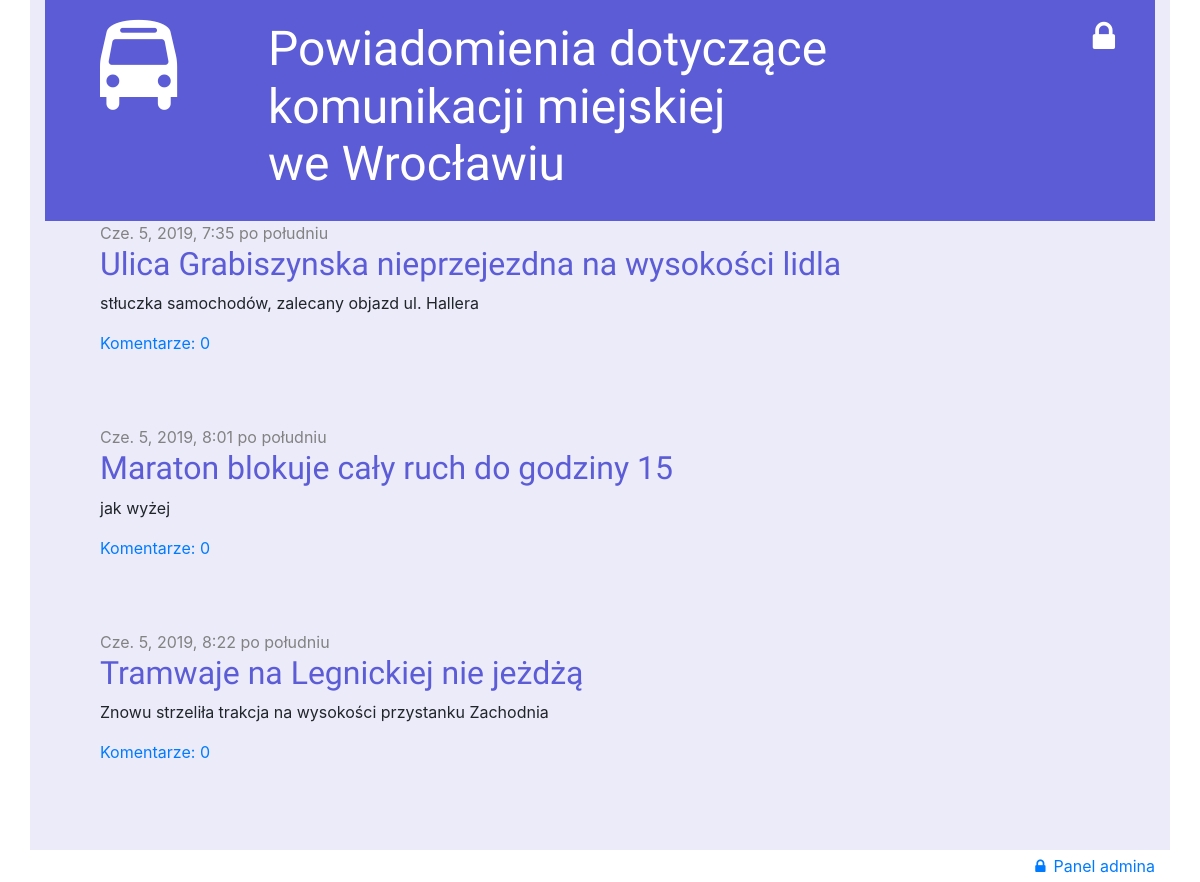
/, run on an earlier commit of the app's database.
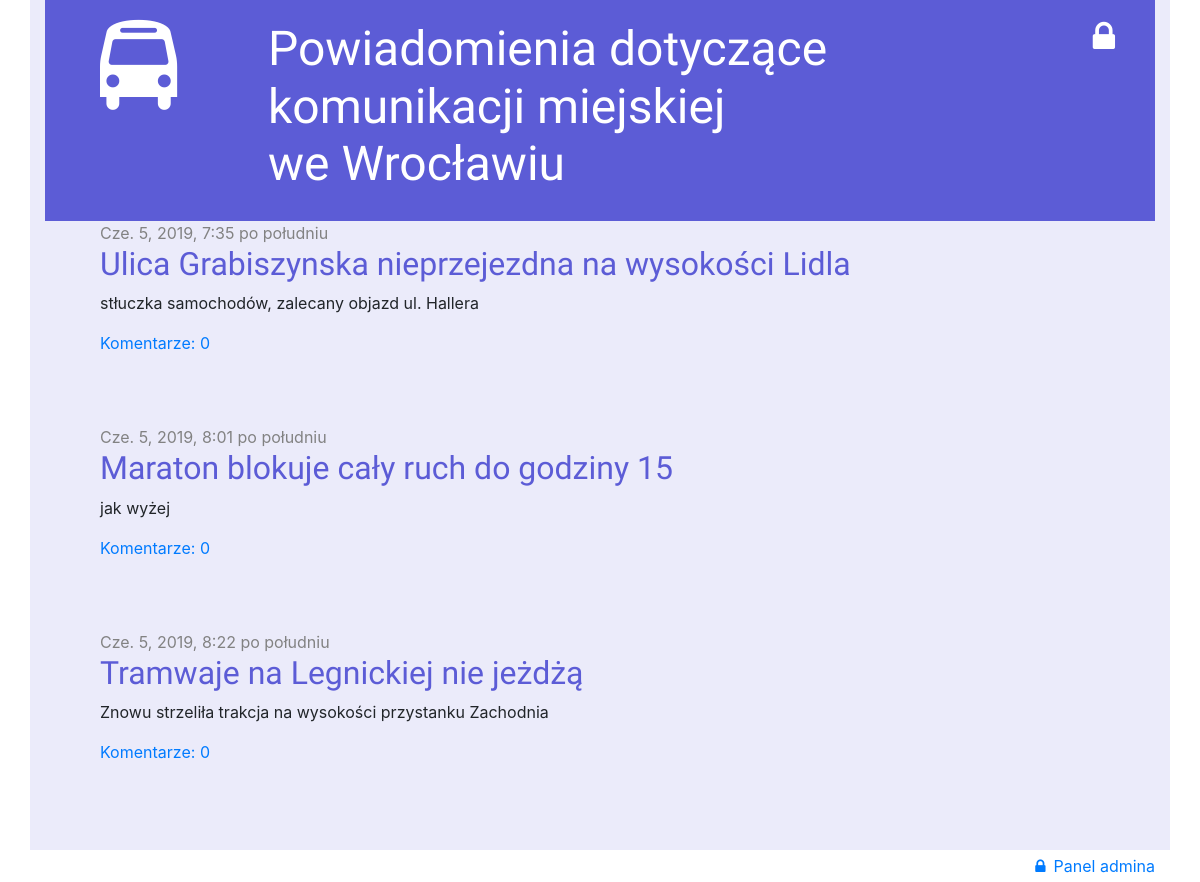
And on a later commit of the database.
### informant/models.py (models this page shows, shortened)
class Post(models.Model):
    author = models.ForeignKey('auth.User', on_delete=models.CASCADE)
    title = models.CharField(max_length=200)
    text = models.TextField()
    created_date = models.DateTimeField(
            default=timezone.now)
    published_date = models.DateTimeField(
            blank=True, null=True)

### informant/views.py (the view)
# urls.py: path('', views.post_list, name='post_list'),
def post_list(request):
    posts = Post.objects.filter(published_date__lte=timezone.now()).order_by('published_date')
    return render(request, 'informant/post_list.html', {'posts': posts})

### informant/templates/informant/post_list.html
{% extends 'informant/base.html' %}
{% block content %}
    {% for post in posts %}
        <div class="post">
            <div class="date">
                {{ post.published_date }}
            </div>
            <h2><a href="{% url 'post_detail' pk=post.pk %}">{{ post.title }}</a></h2>
            <p>{{ post.text|linebreaksbr }}</p>
            <a href="{% url 'post_detail' pk=post.pk %}">Komentarze: {{ post.comments.count }}</a>
        </div>
    {% endfor %}
{% endblock %}

What changed in the data, as far as the page shows it:
changed Post "stłuczka samochodów, zalecany objazd ul. Hallera": title "Ulica Grabiszynska nieprzejezdna na wysokości lidla" → "Ulica Grabiszynska nieprzejezdna na wysokości Lidla"
